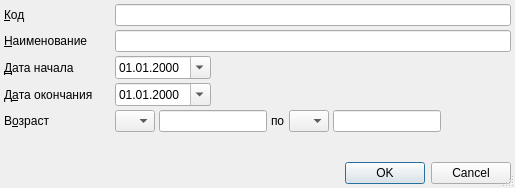
<?xml version="1.0" encoding="UTF-8"?>
<ui version="4.0">
 <class>RBDiet</class>
 <widget class="QDialog" name="RBDiet">
  <property name="geometry">
   <rect>
    <x>0</x>
    <y>0</y>
    <width>515</width>
    <height>188</height>
   </rect>
  </property>
  <property name="windowTitle">
   <string>ChangeMe!</string>
  </property>
  <property name="sizeGripEnabled">
   <bool>true</bool>
  </property>
  <layout class="QGridLayout" name="gridLayout">
   <property name="margin">
    <number>4</number>
   </property>
   <property name="spacing">
    <number>4</number>
   </property>
   <item row="4" column="8">
    <widget class="QLineEdit" name="edtEndAgeCount">
     <property name="sizePolicy">
      <sizepolicy hsizetype="Minimum" vsizetype="Fixed">
       <horstretch>0</horstretch>
       <verstretch>0</verstretch>
      </sizepolicy>
     </property>
     <property name="inputMask">
      <string>000; </string>
     </property>
     <property name="maxLength">
      <number>3</number>
     </property>
    </widget>
   </item>
   <item row="4" column="4" colspan="2">
    <widget class="QLineEdit" name="edtBegAgeCount">
     <property name="sizePolicy">
      <sizepolicy hsizetype="Minimum" vsizetype="Fixed">
       <horstretch>0</horstretch>
       <verstretch>0</verstretch>
      </sizepolicy>
     </property>
     <property name="inputMask">
      <string>000; </string>
     </property>
     <property name="maxLength">
      <number>3</number>
     </property>
    </widget>
   </item>
   <item row="1" column="0" colspan="2">
    <widget class="QLabel" name="lblName">
     <property name="sizePolicy">
      <sizepolicy hsizetype="Maximum" vsizetype="Preferred">
       <horstretch>0</horstretch>
       <verstretch>0</verstretch>
      </sizepolicy>
     </property>
     <property name="text">
      <string>&amp;Наименование</string>
     </property>
     <property name="buddy">
      <cstring>edtName</cstring>
     </property>
    </widget>
   </item>
   <item row="2" column="0" colspan="2">
    <widget class="QLabel" name="lblBegDate">
     <property name="text">
      <string>&amp;Дата начала</string>
     </property>
     <property name="buddy">
      <cstring>edtBegDate</cstring>
     </property>
    </widget>
   </item>
   <item row="2" column="2" colspan="3">
    <widget class="CDateEdit" name="edtBegDate">
     <property name="displayFormat">
      <string>dd.MM.yyyy</string>
     </property>
     <property name="calendarPopup">
      <bool>true</bool>
     </property>
    </widget>
   </item>
   <item row="4" column="7">
    <widget class="QComboBox" name="cmbEndAgeUnit">
     <property name="sizePolicy">
      <sizepolicy hsizetype="Maximum" vsizetype="Fixed">
       <horstretch>0</horstretch>
       <verstretch>0</verstretch>
      </sizepolicy>
     </property>
     <item>
      <property name="text">
       <string/>
      </property>
     </item>
     <item>
      <property name="text">
       <string>Д</string>
      </property>
     </item>
     <item>
      <property name="text">
       <string>Н</string>
      </property>
     </item>
     <item>
      <property name="text">
       <string>М</string>
      </property>
     </item>
     <item>
      <property name="text">
       <string>Г</string>
      </property>
     </item>
    </widget>
   </item>
   <item row="2" column="5" colspan="5">
    <spacer name="horizontalSpacer">
     <property name="orientation">
      <enum>Qt::Horizontal</enum>
     </property>
     <property name="sizeHint" stdset="0">
      <size>
       <width>40</width>
       <height>20</height>
      </size>
     </property>
    </spacer>
   </item>
   <item row="3" column="2" colspan="3">
    <widget class="CDateEdit" name="edtEndDate">
     <property name="displayFormat">
      <string>dd.MM.yyyy</string>
     </property>
     <property name="calendarPopup">
      <bool>true</bool>
     </property>
    </widget>
   </item>
   <item row="4" column="2" colspan="2">
    <widget class="QComboBox" name="cmbBegAgeUnit">
     <property name="sizePolicy">
      <sizepolicy hsizetype="Maximum" vsizetype="Fixed">
       <horstretch>0</horstretch>
       <verstretch>0</verstretch>
      </sizepolicy>
     </property>
     <item>
      <property name="text">
       <string/>
      </property>
     </item>
     <item>
      <property name="text">
       <string>Д</string>
      </property>
     </item>
     <item>
      <property name="text">
       <string>Н</string>
      </property>
     </item>
     <item>
      <property name="text">
       <string>М</string>
      </property>
     </item>
     <item>
      <property name="text">
       <string>Г</string>
      </property>
     </item>
    </widget>
   </item>
   <item row="4" column="6">
    <widget class="QLabel" name="lblAgeSep">
     <property name="text">
      <string>по</string>
     </property>
     <property name="buddy">
      <cstring>cmbEndAgeUnit</cstring>
     </property>
    </widget>
   </item>
   <item row="4" column="9">
    <spacer name="horizontalSpacer_9">
     <property name="orientation">
      <enum>Qt::Horizontal</enum>
     </property>
     <property name="sizeHint" stdset="0">
      <size>
       <width>0</width>
       <height>20</height>
      </size>
     </property>
    </spacer>
   </item>
   <item row="4" column="0" colspan="2">
    <widget class="QLabel" name="lblAge">
     <property name="text">
      <string>В&amp;озраст</string>
     </property>
     <property name="buddy">
      <cstring>cmbBegAgeUnit</cstring>
     </property>
    </widget>
   </item>
   <item row="5" column="0">
    <spacer>
     <property name="orientation">
      <enum>Qt::Vertical</enum>
     </property>
     <property name="sizeHint" stdset="0">
      <size>
       <width>103</width>
       <height>16</height>
      </size>
     </property>
    </spacer>
   </item>
   <item row="3" column="0" colspan="2">
    <widget class="QLabel" name="lblEndDate">
     <property name="text">
      <string>Д&amp;ата окончания</string>
     </property>
     <property name="buddy">
      <cstring>edtEndDate</cstring>
     </property>
    </widget>
   </item>
   <item row="0" column="0" colspan="2">
    <widget class="QLabel" name="lblCode">
     <property name="sizePolicy">
      <sizepolicy hsizetype="Maximum" vsizetype="Preferred">
       <horstretch>0</horstretch>
       <verstretch>0</verstretch>
      </sizepolicy>
     </property>
     <property name="text">
      <string>&amp;Код</string>
     </property>
     <property name="buddy">
      <cstring>edtCode</cstring>
     </property>
    </widget>
   </item>
   <item row="0" column="2" colspan="8">
    <widget class="QLineEdit" name="edtCode"/>
   </item>
   <item row="1" column="2" colspan="8">
    <widget class="QLineEdit" name="edtName"/>
   </item>
   <item row="6" column="0" colspan="10">
    <widget class="QDialogButtonBox" name="buttonBox">
     <property name="standardButtons">
      <set>QDialogButtonBox::Cancel|QDialogButtonBox::Ok</set>
     </property>
    </widget>
   </item>
  </layout>
 </widget>
 <customwidgets>
  <customwidget>
   <class>CDateEdit</class>
   <extends>QDateEdit</extends>
   <header>library/DateEdit.h</header>
  </customwidget>
 </customwidgets>
 <tabstops>
  <tabstop>edtCode</tabstop>
  <tabstop>edtName</tabstop>
  <tabstop>edtBegDate</tabstop>
  <tabstop>edtEndDate</tabstop>
  <tabstop>cmbBegAgeUnit</tabstop>
  <tabstop>edtBegAgeCount</tabstop>
  <tabstop>cmbEndAgeUnit</tabstop>
  <tabstop>edtEndAgeCount</tabstop>
  <tabstop>buttonBox</tabstop>
 </tabstops>
 <resources/>
 <connections>
  <connection>
   <sender>buttonBox</sender>
   <signal>accepted()</signal>
   <receiver>RBDiet</receiver>
   <slot>accept()</slot>
   <hints>
    <hint type="sourcelabel">
     <x>149</x>
     <y>72</y>
    </hint>
    <hint type="destinationlabel">
     <x>149</x>
     <y>44</y>
    </hint>
   </hints>
  </connection>
  <connection>
   <sender>buttonBox</sender>
   <signal>rejected()</signal>
   <receiver>RBDiet</receiver>
   <slot>reject()</slot>
   <hints>
    <hint type="sourcelabel">
     <x>149</x>
     <y>72</y>
    </hint>
    <hint type="destinationlabel">
     <x>149</x>
     <y>44</y>
    </hint>
   </hints>
  </connection>
 </connections>
</ui>
